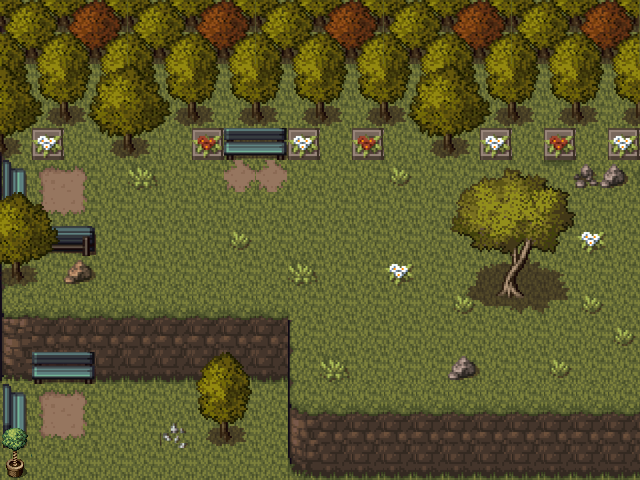

The image is a tile-based game level rendered from a .tmx file. Its description and source (layers, tilesets, objects; grid data summarised) follow:
An orthogonal 20x15 tile map with 32x32 px tiles, 4 tile layers (Colisiones, suelo, Objetos 1, Objetos 2).

<map version="1.5" tiledversion="1.5.0" orientation="orthogonal" renderorder="right-down" width="20" height="15" tilewidth="32" tileheight="32" infinite="0" nextlayerid="7" nextobjectid="1">
 <tileset firstgid="1" source="aaa.tsx" />
 <layer id="5" name="Colisiones" width="20" height="15">
  <data>[300 cells, 191 non-empty, 2 distinct tile ids]</data>
 </layer>
 <layer id="1" name="suelo" width="20" height="15">
  <data>[300 cells, 300 non-empty, 22 distinct tile ids]</data>
 </layer>
 <layer id="2" name="Objetos 1" width="20" height="15">
  <data>[300 cells, 121 non-empty, 28 distinct tile ids]</data>
 </layer>
 <layer id="3" name="Objetos 2" width="20" height="15">
  <data>[300 cells, 58 non-empty, 41 distinct tile ids]</data>
 </layer>
</map>
